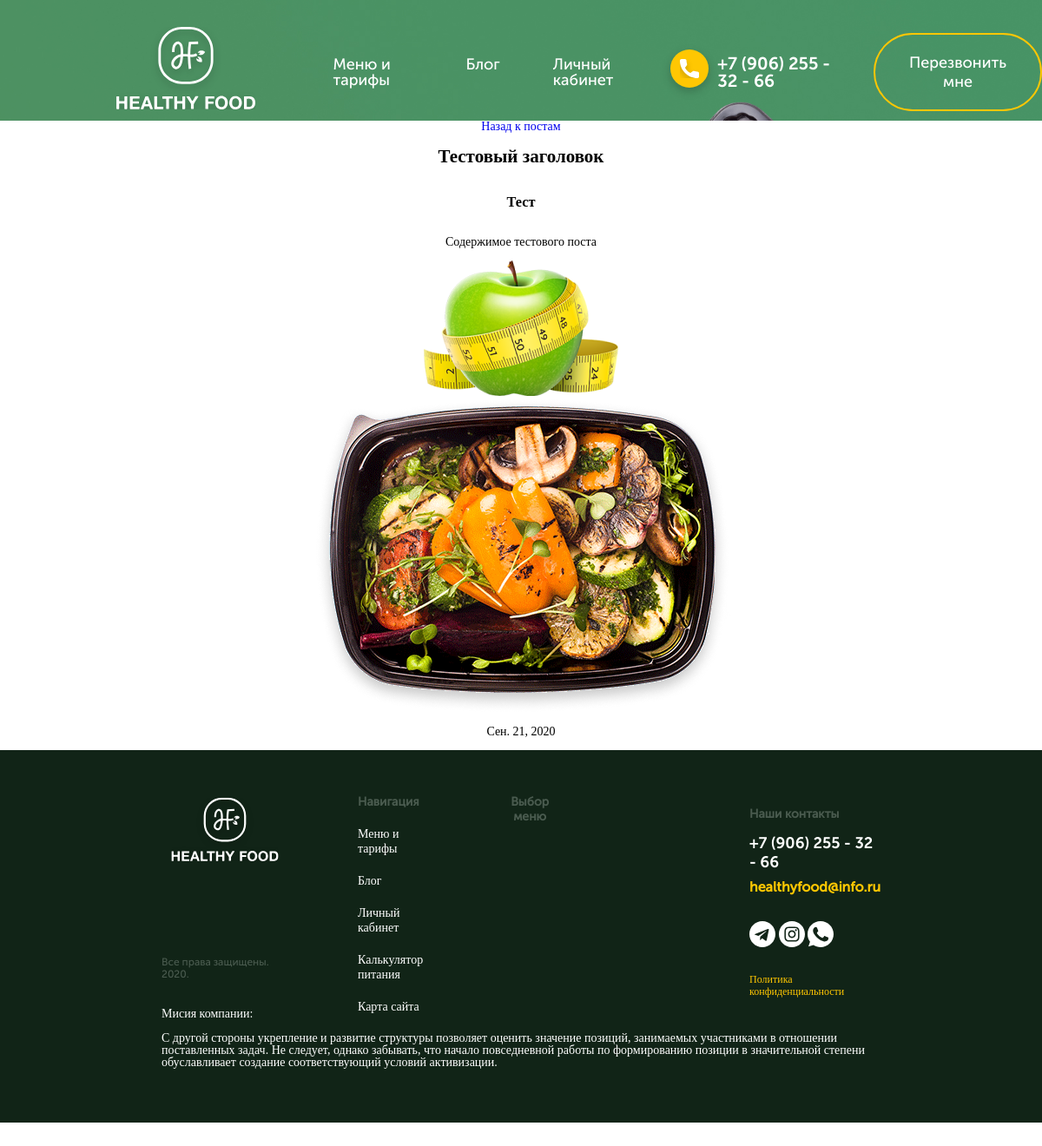
The page /blog/1 on the database its author committed.
### healthyfood/apps/blog/models.py (models this page shows, shortened)
class Post(models.Model):
    author = models.CharField(("Имя автора(необязательно)"), max_length=255, blank=True, null=True)
    post_name = models.CharField(("Заголовок поста"), max_length=255)
    post_text = models.TextField(("Содержимое поста"), blank=True, null=True)
    images = models.ManyToManyField("blog.PostImages", verbose_name=("Картинки блога"), related_name='related_postimages', blank=True, null=True)
    date = models.DateField(("Дата публикации"), auto_now=True)
    class Meta:
        verbose_name = ("Пост")
        verbose_name_plural = ("Пост")

class PostImages(models.Model):
    image_name = models.CharField(("Название картинки"), max_length=255)
    post_img = models.ImageField(("Картинки блога"), upload_to='blog_images')
    post = models.ForeignKey("blog.Post", verbose_name=("Пост в который нужно добавить эту картинку"), on_delete=models.CASCADE, related_name='related_post', blank=True, null=True)
    class Meta:
        verbose_name = ("Картинка поста")
        verbose_name_plural = ("Картинки поста")

### healthyfood/apps/blog/views.py (the view)
# urls.py: path('blog/<int:pk>', views.PostDetail.as_view(), name = 'post_detail')
class PostDetail(DetailView):
    model = Post
    queryset = Post.objects.all()
    context_objects_name = 'post'
    template_name = 'blog/blog_detail.html'

### healthyfood/templates/blog/blog_detail.html
{% extends "base.html" %}
{% block content %}
<a href="{% url 'blog' %}">Назад к постам</a>
        <h2>{{post.post_name}}</h2>
        {% if post.author %}
            <h3>{{post.author}}</h3>
        {% endif %}
        <p>{{post.post_text}}</p>
        {% for img in post.images.all  %}
            <div>
                <img src="{{ img.post_img.url }}" alt="">
            </div>
        {% endfor %}
        <p>{{post.date}}</p>
{% endblock content %}

### healthyfood/templates/base.html (shortened to what this page needs)
{% load static %}
<!DOCTYPE html>
<html lang="en">
<head>
    <link rel="stylesheet" href="{% static '/style/css/normalize.css' %}">
    <link rel="stylesheet" href="{% static '/style/css/style.css' %}">
    <link rel="stylesheet" href="{% static '/style/css/slick.css' %}">
</head>
<body>
    <div class="wrapper">
        <header class="header">
             <nav class="header__navigate">
                 <div class="header__navigate__block menu-burger">
                    <div class="header__navigate__box header__navigate__logo">
                        <img id='header_logo' src="{% static '/images/logo.svg' %}" alt="Healthy Food">
                    </div>
                </div>
                 <div class="header__navigate__menuburger">
                    <div class="header__navigate__block">
                        <div class="header__navigate__box header__navigate__button">
                            <a class="header__navigate__box__name" href="{% url 'headers' %}">Меню и тарифы</a>
                           </div>
                        <div class="header__navigate__box header__navigate__button">
                            <a class="header__navigate__box__name" href="{% url 'blog' %}">Блог</a>
                       </div>
                        <div class="header__navigate__box header__navigate__button">
                            <a class="header__navigate__box__name" href=" {% if user.is_authenticated %}
                            {% url 'account' %}
                            {% else %}
                                {% url 'login' %}
                            {% endif %} ">Личный кабинет</a>
                       </div>
                     </div>
                    <div class="header__navigate__block">
                        <div class="header__navigate__box header__navigate__phone">
                            <img src="{% static '/images/phone-ico.svg' %}" alt="">
                            <p>+7 (906) 255 - 32 - 66</p>
                        </div>
                            <a id="popup" href="#popup" class="popup-link">
                                <button class="header__navigate__box header__navigate__call">Перезвонить мне</button>
                            </a>
                    </div>
                </nav>
         </header>
         {% block content %}{% endblock content %}
        <footer class="footer">
            <div class="footer__block">
                <div class="footer__block__item logo">
                    <img src="{% static '/images/logo.svg' %}" alt="" class="logo">
                    <p class="direct">Все права защищены. 2020. </p>
                </div>
                <div class="footer__block__item nav" id='#footer'>
                    <p class="nav__header">Навигация</p>
                    <a href="{% url 'headers' %}" class="nav__item">Меню и тарифы</a>
                    <a href="{% url 'blog' %}" class="nav__item">Блог</a>
                    <a href="{% url 'account' %}" class="nav__item">Личный кабинет</a>
                    <a href="#calculator" class="nav__item">Калькулятор питания</a>
                    <a href="#header_logo" class="nav__item">Карта сайта</a>
                </div>
                <div class="footer__block__item menu">
                    <p class="menu__header">Выбор меню</p>
                </div>
                <div class="footer__block__item contacts">
                    <p class="contacts__header">Наши контакты</p>
                    <a href="" class="contacts__phone">+7 (906) 255 - 32 - 66</a>
                    <a href="" class="contacts__mail">healthyfood@info.ru</a>
                    <div class="contacts__social">
                        <a href=""><img src="{% static '/images/telegram.svg'%}" alt=""></a>
                        <a href=""><img src="{% static 'images/instagram.svg' %}" alt=""></a>
                        <a href=""><img src="{% static 'images/whatsapp.svg' %}" alt=""></a>
                    </div>
                    <a href="" class="contacts__politic">Политика конфиденциальности</a>
                </div>
            </div>
            <div class="footer__block">
                <div class="footer__block__item mission">
                    <p class="mission__header">Мисия компании:</p>
                    <p class="mission__text">С другой стороны укрепление и развитие структуры позволяет оценить значение позиций, занимаемых участниками в отношении поставленных задач. Не следует, однако забывать, что начало повседневной работы по формированию позиции в значительной степени обуславливает создание соответствующий условий активизации.</p>
                </div>
            </div>
        </footer>
    </div>
</body>
</html>

### healthyfood/apps/main_page/static/style/css/style.css (style rules this page uses)
a { text-decoration: none; }
input, button, textarea { font-family: inherit; }
body { margin: 0; }
html { scroll-behavior: smooth; }
#header_logo { -webkit-transform: translateX(125px); transform: translateX(125px); }
.header { position: relative; z-index: 10; background: url("../../images/header_bg.jpg"); background-position: 0 0; background-repeat: no-repeat; background-size: cover; width: 100%; }
.header__navigate { font-family: 'Museo Sans Cyrl 500'; display: -webkit-box; display: -ms-flexbox; display: flex; -webkit-box-align: center; -ms-flex-align: center; align-items: center; padding-top: 26px; }
.header__navigate__menuburger { display: -webkit-box; display: -ms-flexbox; display: flex; -webkit-box-align: center; -ms-flex-align: center; align-items: center; }
.header__navigate__block { display: -webkit-box; display: -ms-flexbox; display: flex; }
.header__navigate a { color: #ffffff; }
.header__navigate__box { color: #ffffff; font-size: 18px; }
.header__navigate__phone { display: -webkit-box; display: -ms-flexbox; display: flex; -webkit-box-align: center; -ms-flex-align: center; align-items: center; margin-right: 37px; font-family: 'Museo Sans Cyrl 700'; font-size: 20px; }
.header__navigate__logo { -ms-flex-item-align: start; align-self: flex-start; margin-right: 175px; }
.header__navigate__button { margin: 0px 30.5px; }
.header__navigate__call { border: 2px solid #FFC702; border-radius: 53px; padding: 21px 39px; background: transparent; }
.menu { margin: 0px 150px; margin-bottom: 30px; }
.menu h2, .menu p { text-align: center; }
.menu__header { font-family: 'Museo Sans Cyrl 700'; margin: 0 auto; font-size: 32px; }
.footer { padding: 51px 186px 36px; background: #112417; }
.footer a { text-decoration: none; }
.footer__block { display: -webkit-box; display: -ms-flexbox; display: flex; }
.footer__block:nth-child(1) { height: 232px; }
.footer__block:nth-child(2) { height: 110px; }
.footer__block__item .menu__header, .footer__block__item .nav__header, .footer__block__item .contacts__header { color: #4A5B4F; font-size: 14px; line-height: 17px; font-family: 'Museo Sans Cyrl 500'; font-weight: 600; }
.footer__block__item .menu__item, .footer__block__item .nav__item, .footer__block__item .contacts__item { font-size: 14px; line-height: 17px; color: #ffffff; }
.footer__block__item.logo .logo { display: block; width: 146px; height: 87px; }
.footer__block__item.logo p { color: #4A5B4F; font-size: 12px; line-height: 14px; font-family: 'Museo Sans Cyrl 500'; margin-top: 99px; }
.footer__block__item.mission { color: #ffffff !important; }
.footer__block__item.menu { display: -webkit-box; display: -ms-flexbox; display: flex; -webkit-box-orient: vertical; -webkit-box-direction: normal; -ms-flex-direction: column; flex-direction: column; -ms-flex-wrap: wrap; flex-wrap: wrap; -webkit-box-flex: 1; -ms-flex: 1 1 40%; flex: 1 1 40%; margin-left: 100px; }
.footer__block__item.menu .menu__header { text-align: center; }
.footer__block__item.nav { margin-left: 80px; display: -webkit-box; display: -ms-flexbox; display: flex; -webkit-box-orient: vertical; -webkit-box-direction: normal; -ms-flex-direction: column; flex-direction: column; font-size: 14px; line-height: 17px; -webkit-box-flex: 1; -ms-flex: 1 1 20%; flex: 1 1 20%; }
.footer__block__item.nav .nav__item { margin-top: 20px; }
.footer__block__item.nav .nav__header { margin: 0; }
.footer__block__item.contacts { margin-left: 80px; }
.footer__block__item.contacts .contacts__phone { display: inline-block; color: #ffffff; font-size: 18px; line-height: 22px; font-family: 'Museo Sans Cyrl 700'; margin-bottom: 8px; }
.footer__block__item.contacts .contacts__mail { font-size: 16px; line-height: 19px; color: #FFC702; font-family: 'Museo Sans Cyrl 500'; font-weight: 600; }
.footer__block__item.contacts .contacts__social { margin-top: 30px; margin-bottom: 30px; }
.footer__block__item.contacts .contacts__politic { font-size: 12px; line-height: 14px; color: #FFC702; }
.wrapper { display: -webkit-box; display: -ms-flexbox; display: flex; -webkit-box-orient: vertical; -webkit-box-direction: normal; -ms-flex-direction: column; flex-direction: column; -webkit-box-align: center; -ms-flex-align: center; align-items: center; -webkit-box-pack: center; -ms-flex-pack: center; justify-content: center; overflow: hidden; }

### rows shown on the page
Post: post_name "Тестовый заголовок", author "Тест", post_text "Содержимое тестового поста", date "Сен. 21, 2020"
PostImages: post_img (picture)
PostImages: post_img (picture)
